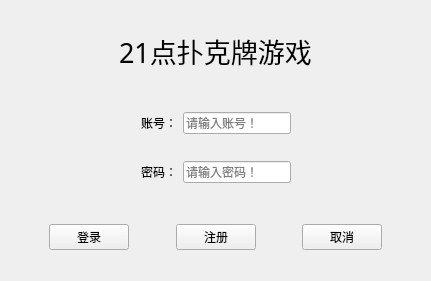
<?xml version="1.0" encoding="UTF-8"?>
<ui version="4.0">
 <class>MainWindow</class>
 <widget class="QMainWindow" name="MainWindow">
  <property name="geometry">
   <rect>
    <x>0</x>
    <y>0</y>
    <width>428</width>
    <height>281</height>
   </rect>
  </property>
  <property name="windowTitle">
   <string>21点扑克牌游戏</string>
  </property>
  <widget class="QWidget" name="centralwidget">
   <layout class="QGridLayout" name="gridLayout">
    <item row="0" column="0">
     <spacer name="verticalSpacer_4">
      <property name="orientation">
       <enum>Qt::Vertical</enum>
      </property>
      <property name="sizeHint" stdset="0">
       <size>
        <width>413</width>
        <height>8</height>
       </size>
      </property>
     </spacer>
    </item>
    <item row="1" column="0">
     <layout class="QHBoxLayout" name="horizontalLayout_6">
      <item>
       <spacer name="horizontalSpacer_13">
        <property name="orientation">
         <enum>Qt::Horizontal</enum>
        </property>
        <property name="sizeHint" stdset="0">
         <size>
          <width>40</width>
          <height>20</height>
         </size>
        </property>
       </spacer>
      </item>
      <item>
       <spacer name="horizontalSpacer_14">
        <property name="orientation">
         <enum>Qt::Horizontal</enum>
        </property>
        <property name="sizeHint" stdset="0">
         <size>
          <width>40</width>
          <height>20</height>
         </size>
        </property>
       </spacer>
      </item>
      <item>
       <widget class="QLabel" name="label_3">
        <property name="font">
         <font>
          <family>宋体</family>
          <pointsize>20</pointsize>
         </font>
        </property>
        <property name="text">
         <string>21点扑克牌游戏</string>
        </property>
       </widget>
      </item>
      <item>
       <spacer name="horizontalSpacer_15">
        <property name="orientation">
         <enum>Qt::Horizontal</enum>
        </property>
        <property name="sizeHint" stdset="0">
         <size>
          <width>40</width>
          <height>20</height>
         </size>
        </property>
       </spacer>
      </item>
      <item>
       <spacer name="horizontalSpacer_16">
        <property name="orientation">
         <enum>Qt::Horizontal</enum>
        </property>
        <property name="sizeHint" stdset="0">
         <size>
          <width>40</width>
          <height>20</height>
         </size>
        </property>
       </spacer>
      </item>
     </layout>
    </item>
    <item row="2" column="0">
     <spacer name="verticalSpacer_3">
      <property name="orientation">
       <enum>Qt::Vertical</enum>
      </property>
      <property name="sizeHint" stdset="0">
       <size>
        <width>20</width>
        <height>35</height>
       </size>
      </property>
     </spacer>
    </item>
    <item row="3" column="0">
     <layout class="QHBoxLayout" name="horizontalLayout_4">
      <item>
       <spacer name="horizontalSpacer_5">
        <property name="orientation">
         <enum>Qt::Horizontal</enum>
        </property>
        <property name="sizeHint" stdset="0">
         <size>
          <width>40</width>
          <height>20</height>
         </size>
        </property>
       </spacer>
      </item>
      <item>
       <spacer name="horizontalSpacer_6">
        <property name="orientation">
         <enum>Qt::Horizontal</enum>
        </property>
        <property name="sizeHint" stdset="0">
         <size>
          <width>40</width>
          <height>20</height>
         </size>
        </property>
       </spacer>
      </item>
      <item>
       <layout class="QHBoxLayout" name="horizontalLayout_3">
        <item>
         <widget class="QLabel" name="label">
          <property name="text">
           <string>账号：</string>
          </property>
          <property name="buddy">
           <cstring>lineEdit</cstring>
          </property>
         </widget>
        </item>
        <item>
         <widget class="QLineEdit" name="lineEdit">
          <property name="text">
           <string/>
          </property>
          <property name="placeholderText">
           <string>请输入账号！</string>
          </property>
         </widget>
        </item>
       </layout>
      </item>
      <item>
       <spacer name="horizontalSpacer_7">
        <property name="orientation">
         <enum>Qt::Horizontal</enum>
        </property>
        <property name="sizeHint" stdset="0">
         <size>
          <width>40</width>
          <height>20</height>
         </size>
        </property>
       </spacer>
      </item>
      <item>
       <spacer name="horizontalSpacer_8">
        <property name="orientation">
         <enum>Qt::Horizontal</enum>
        </property>
        <property name="sizeHint" stdset="0">
         <size>
          <width>40</width>
          <height>20</height>
         </size>
        </property>
       </spacer>
      </item>
     </layout>
    </item>
    <item row="4" column="0">
     <spacer name="verticalSpacer_2">
      <property name="orientation">
       <enum>Qt::Vertical</enum>
      </property>
      <property name="sizeHint" stdset="0">
       <size>
        <width>413</width>
        <height>8</height>
       </size>
      </property>
     </spacer>
    </item>
    <item row="5" column="0">
     <layout class="QHBoxLayout" name="horizontalLayout_5">
      <item>
       <spacer name="horizontalSpacer_9">
        <property name="orientation">
         <enum>Qt::Horizontal</enum>
        </property>
        <property name="sizeHint" stdset="0">
         <size>
          <width>40</width>
          <height>20</height>
         </size>
        </property>
       </spacer>
      </item>
      <item>
       <spacer name="horizontalSpacer_10">
        <property name="orientation">
         <enum>Qt::Horizontal</enum>
        </property>
        <property name="sizeHint" stdset="0">
         <size>
          <width>40</width>
          <height>20</height>
         </size>
        </property>
       </spacer>
      </item>
      <item>
       <layout class="QHBoxLayout" name="horizontalLayout_2">
        <item>
         <widget class="QLabel" name="label_2">
          <property name="text">
           <string>密码：</string>
          </property>
          <property name="buddy">
           <cstring>lineEdit_2</cstring>
          </property>
         </widget>
        </item>
        <item>
         <widget class="QLineEdit" name="lineEdit_2">
          <property name="echoMode">
           <enum>QLineEdit::Password</enum>
          </property>
          <property name="placeholderText">
           <string>请输入密码！</string>
          </property>
         </widget>
        </item>
       </layout>
      </item>
      <item>
       <spacer name="horizontalSpacer_11">
        <property name="orientation">
         <enum>Qt::Horizontal</enum>
        </property>
        <property name="sizeHint" stdset="0">
         <size>
          <width>40</width>
          <height>20</height>
         </size>
        </property>
       </spacer>
      </item>
      <item>
       <spacer name="horizontalSpacer_12">
        <property name="orientation">
         <enum>Qt::Horizontal</enum>
        </property>
        <property name="sizeHint" stdset="0">
         <size>
          <width>40</width>
          <height>20</height>
         </size>
        </property>
       </spacer>
      </item>
     </layout>
    </item>
    <item row="6" column="0">
     <spacer name="verticalSpacer">
      <property name="orientation">
       <enum>Qt::Vertical</enum>
      </property>
      <property name="sizeHint" stdset="0">
       <size>
        <width>20</width>
        <height>35</height>
       </size>
      </property>
     </spacer>
    </item>
    <item row="7" column="0">
     <layout class="QHBoxLayout" name="horizontalLayout">
      <item>
       <spacer name="horizontalSpacer">
        <property name="orientation">
         <enum>Qt::Horizontal</enum>
        </property>
        <property name="sizeHint" stdset="0">
         <size>
          <width>40</width>
          <height>20</height>
         </size>
        </property>
       </spacer>
      </item>
      <item>
       <widget class="QPushButton" name="PBlogin">
        <property name="text">
         <string>登录</string>
        </property>
       </widget>
      </item>
      <item>
       <spacer name="horizontalSpacer_2">
        <property name="orientation">
         <enum>Qt::Horizontal</enum>
        </property>
        <property name="sizeHint" stdset="0">
         <size>
          <width>40</width>
          <height>20</height>
         </size>
        </property>
       </spacer>
      </item>
      <item>
       <widget class="QPushButton" name="PBregister">
        <property name="text">
         <string>注册</string>
        </property>
       </widget>
      </item>
      <item>
       <spacer name="horizontalSpacer_3">
        <property name="orientation">
         <enum>Qt::Horizontal</enum>
        </property>
        <property name="sizeHint" stdset="0">
         <size>
          <width>40</width>
          <height>20</height>
         </size>
        </property>
       </spacer>
      </item>
      <item>
       <widget class="QPushButton" name="PBconcel">
        <property name="text">
         <string>取消</string>
        </property>
       </widget>
      </item>
      <item>
       <spacer name="horizontalSpacer_4">
        <property name="orientation">
         <enum>Qt::Horizontal</enum>
        </property>
        <property name="sizeHint" stdset="0">
         <size>
          <width>40</width>
          <height>20</height>
         </size>
        </property>
       </spacer>
      </item>
     </layout>
    </item>
    <item row="8" column="0">
     <spacer name="verticalSpacer_5">
      <property name="orientation">
       <enum>Qt::Vertical</enum>
      </property>
      <property name="sizeHint" stdset="0">
       <size>
        <width>413</width>
        <height>8</height>
       </size>
      </property>
     </spacer>
    </item>
   </layout>
  </widget>
 </widget>
 <resources/>
 <connections/>
</ui>
